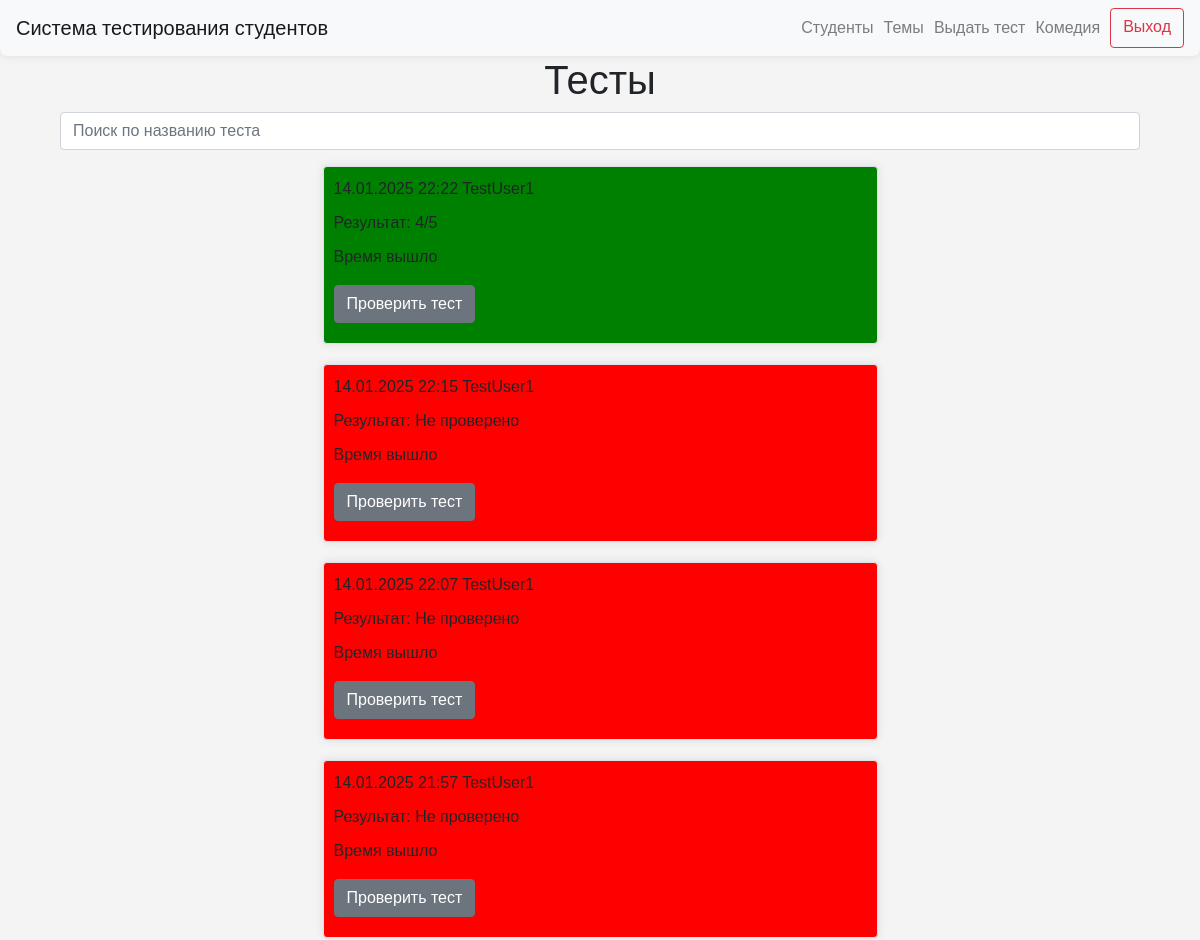
Page /tests/2 (signed in, upper part) on the earlier database version.
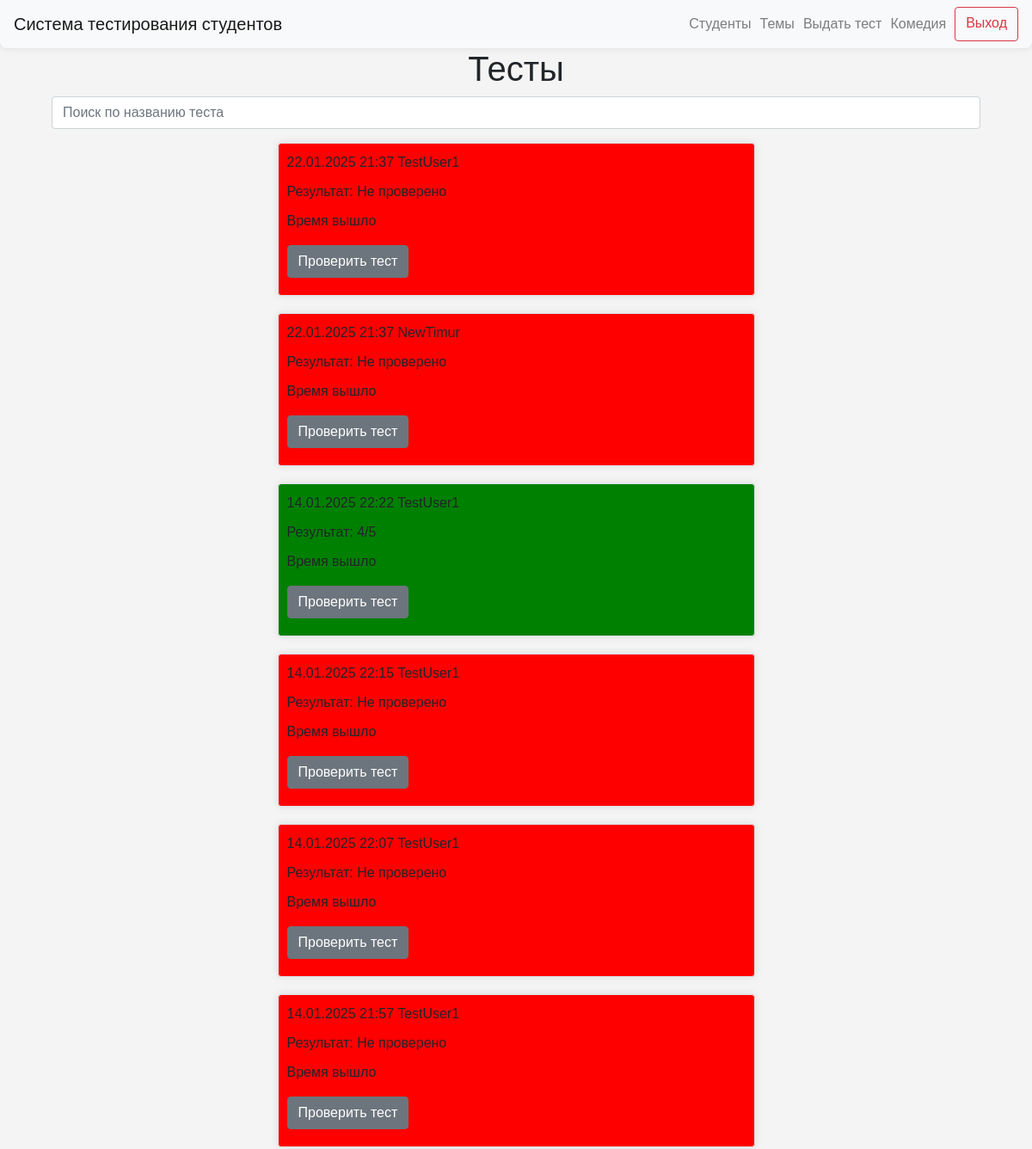
Same page on the later database version.
### data/users.py (models this page shows)
class User(SqlAlchemyBase, UserMixin, SerializerMixin):
    __tablename__ = "users"
    id = sqlalchemy.Column(
        sqlalchemy.Integer,
        primary_key=True,
        autoincrement=True,
    )
    name = sqlalchemy.Column(
        sqlalchemy.String,
        nullable=True,
    )
    group_id = sqlalchemy.Column(
        sqlalchemy.Integer,
        sqlalchemy.ForeignKey(
            "groups.id",
            ondelete="CASCADE",
        ),
        nullable=False,
    )
    date_of_birth = sqlalchemy.Column(
        sqlalchemy.Date,
        nullable=False,
    )
    user_level = sqlalchemy.Column(
        sqlalchemy.String,
        default="student",
    )

### data/blitz_tests.py (models this page shows)
class BlitzTest(SqlAlchemyBase, UserMixin, SerializerMixin):
    __tablename__ = "blitz_tests"
    id = sqlalchemy.Column(sqlalchemy.Integer,
                           primary_key=True, autoincrement=True)
    date = sqlalchemy.Column(sqlalchemy.DateTime, default=datetime.datetime.now)
    question_1 = sqlalchemy.Column(sqlalchemy.Integer, sqlalchemy.ForeignKey("questions.id"))
    question_2 = sqlalchemy.Column(sqlalchemy.Integer, sqlalchemy.ForeignKey("questions.id"))
    question_3 = sqlalchemy.Column(sqlalchemy.Integer, sqlalchemy.ForeignKey("questions.id"))
    question_4 = sqlalchemy.Column(sqlalchemy.Integer, sqlalchemy.ForeignKey("questions.id"))
    question_5 = sqlalchemy.Column(sqlalchemy.Integer, sqlalchemy.ForeignKey("questions.id"))
    answer_1 = sqlalchemy.Column(sqlalchemy.String, nullable=True)
    answer_2 = sqlalchemy.Column(sqlalchemy.String, nullable=True)
    answer_3 = sqlalchemy.Column(sqlalchemy.String, nullable=True)
    answer_4 = sqlalchemy.Column(sqlalchemy.String, nullable=True)
    answer_5 = sqlalchemy.Column(sqlalchemy.String, nullable=True)
    comment_1 = sqlalchemy.Column(sqlalchemy.String, nullable=True)
    comment_2 = sqlalchemy.Column(sqlalchemy.String, nullable=True)
    comment_3 = sqlalchemy.Column(sqlalchemy.String, nullable=True)
    comment_4 = sqlalchemy.Column(sqlalchemy.String, nullable=True)
    comment_5 = sqlalchemy.Column(sqlalchemy.String, nullable=True)
    result_answer_1 = sqlalchemy.Column(sqlalchemy.Boolean, nullable=True)
    result_answer_2 = sqlalchemy.Column(sqlalchemy.Boolean, nullable=True)
    result_answer_3 = sqlalchemy.Column(sqlalchemy.Boolean, nullable=True)
    result_answer_4 = sqlalchemy.Column(sqlalchemy.Boolean, nullable=True)
    result_answer_5 = sqlalchemy.Column(sqlalchemy.Boolean, nullable=True)
    student = sqlalchemy.Column(sqlalchemy.Integer, sqlalchemy.ForeignKey("users.id"))

### server.py (the view)
@app.route("/tests/<int:group_id>")
def tests_by_group(group_id):
    if not current_user.is_authenticated:
        return redirect("/authentication")
    if current_user.user_level == "student":
        return abort(404)
    db_sess = db_session.create_session()
    query_for_admin = select(BlitzTest, User).join(User, BlitzTest.student == User.id).where(User.group_id == group_id)
    tests_admin = db_sess.execute(query_for_admin).fetchall()
    date_time = datetime.datetime.now()
    results = []
    for test in tests_admin:
        test = test[0]
        test_results = 0
        if test.result_answer_1 == 1:
            test_results += 1
        if test.result_answer_2 == 1:
            test_results += 1
        if test.result_answer_3 == 1:
            test_results += 1
        if test.result_answer_4 == 1:
            test_results += 1
        if test.result_answer_5 == 1:
            test_results += 1
        if None in [
            test.result_answer_1,
            test.result_answer_2,
            test.result_answer_3,
            test.result_answer_4,
            test.result_answer_5,
        ]:
            results.append("Не проверено")
        else:
            results.append(f"{test_results}/5")
    tests_and_results = zip(tests_admin, results)
    return render_template(
        "index_admin.html",
        date_time=date_time,
        tests_and_results=tests_and_results,
        title="Главная",
    )

### data/db_session.py (called while the page is built)
def create_session() -> Session:
    global __factory
    return __factory()

### server.py (called while the page is built)
@login_manager.user_loader
def load_user(user_id):
    db_sess = db_session.create_session()
    return db_sess.query(User).get(user_id)

### templates/index_admin.html (shortened to what this page needs)
{% extends "base.html" %}
{% block content %}
<div class="container text-center">
    <h1>Тесты</h1>
</div>
<div class="container">
    <input type="text" id="searchInput" class="form-control mb-3" placeholder="Поиск по названию теста">
</div>
{% for test, result in tests_and_results|reverse %}
<div class="col-md-6 border rounded mx-auto custom-div" style="margin-bottom: 20px; padding: 10px; background-color: {% if result == 'Не проверено' %} red; {% else %} green; {% endif %}">
    <p class="text-left" style="margin-bottom: 10px;">{{ test[0].date.strftime("%d.%m.%Y %H:%M") }} {{ test[1].name }}</p>
    <div>
        {% if (date_time - test[0].date).total_seconds() > 300 %}
            <p class="text-left" style="margin-bottom: 10px;">Результат: {{ result }}</p>
            <p>Время вышло</p>
            <a href="{{ url_for('test_result', test_id=test[0].id) }}">
                <button type="button" style="margin-bottom: 10px;" class="btn btn-secondary">Проверить тест</button>
            </a>
        {% else %}
            <a href="{{ url_for('start_test', test_id=test[0].id) }}">
                <button type="button" style="margin-bottom: 10px;" class="btn btn-primary">Посмотреть тест</button>
            </a>
        {% endif %}
    </div>
</div>
{% endfor %}
{% endblock %}

Differences in the rows shown:
added BlitzTest: date "22.01.2025 21:37"
added BlitzTest: date "22.01.2025 21:37"
now on this page (row unchanged): User: name "NewTimur"
Other differences:
new list line: "TestUser1"
new list line: "Результат: Не проверено Время вышло Проверить тест"
